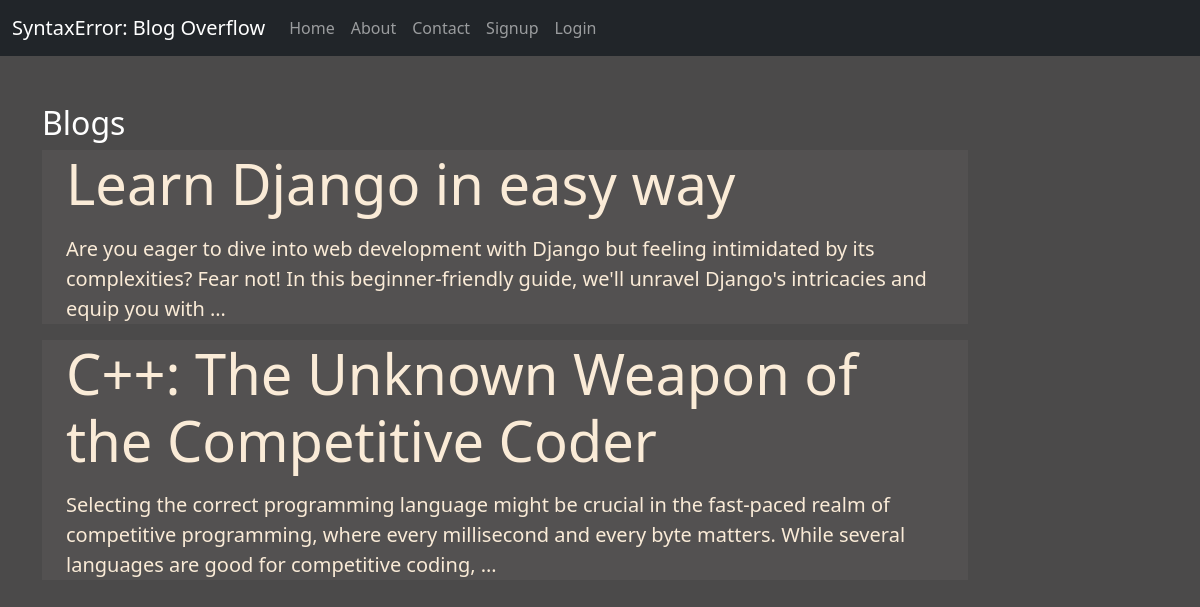
The page / on the database its author committed.
### blog/models.py (models this page shows)
class Post(models.Model):
    title = models.CharField(max_length=200)
    desc = models.TextField()

### blog/views.py (the view)
# urls.py: 2. Add a URL to urlpatterns:  path('', views.home, name='home')
def home(request):
    posts = Post.objects.all()
    return render(request, 'blog/home.html', {'posts': posts})

### blog/templates/blog/home.html
{% extends "blog/base.html" %}
{% load static %}
{% block content %}
    <div class="col-sm-10 my-5">
        <h2 class="text-white">Blogs</h2>
        {% for post in posts %}
        <div class="jumbotron jumbotron-fluid jumbo-color">
            <div class="container">
                <h1 class="display-4 font-weight-bold mb-3">{{post.title}}</h1>
                <p class="lead">{{ post.desc | truncatewords:30 }}</p>
              </div>
            </div>
          {% endfor %}
    </div>
{% endblock content %}

### blog/static/blog/css/style.css (style rules this page uses)
body { background-color: rgb(75, 74, 74); color: antiquewhite; }
.jumbo-color { background-color: rgb(83, 81, 81); }

### rows shown on the page
Post: title "Learn Django in easy way", desc "Are you eager to dive into web development with Django but feeling intimidated by its complexities? Fear not! In this beginner-friendly guide, we'll unravel Django's intricacies and equip you with …"
Post: title "C++: The Unknown Weapon of the Competitive Coder", desc "Selecting the correct programming language might be crucial in the fast-paced realm of competitive programming, where every millisecond and every byte matters. While several languages are good for competitive coding, …"
